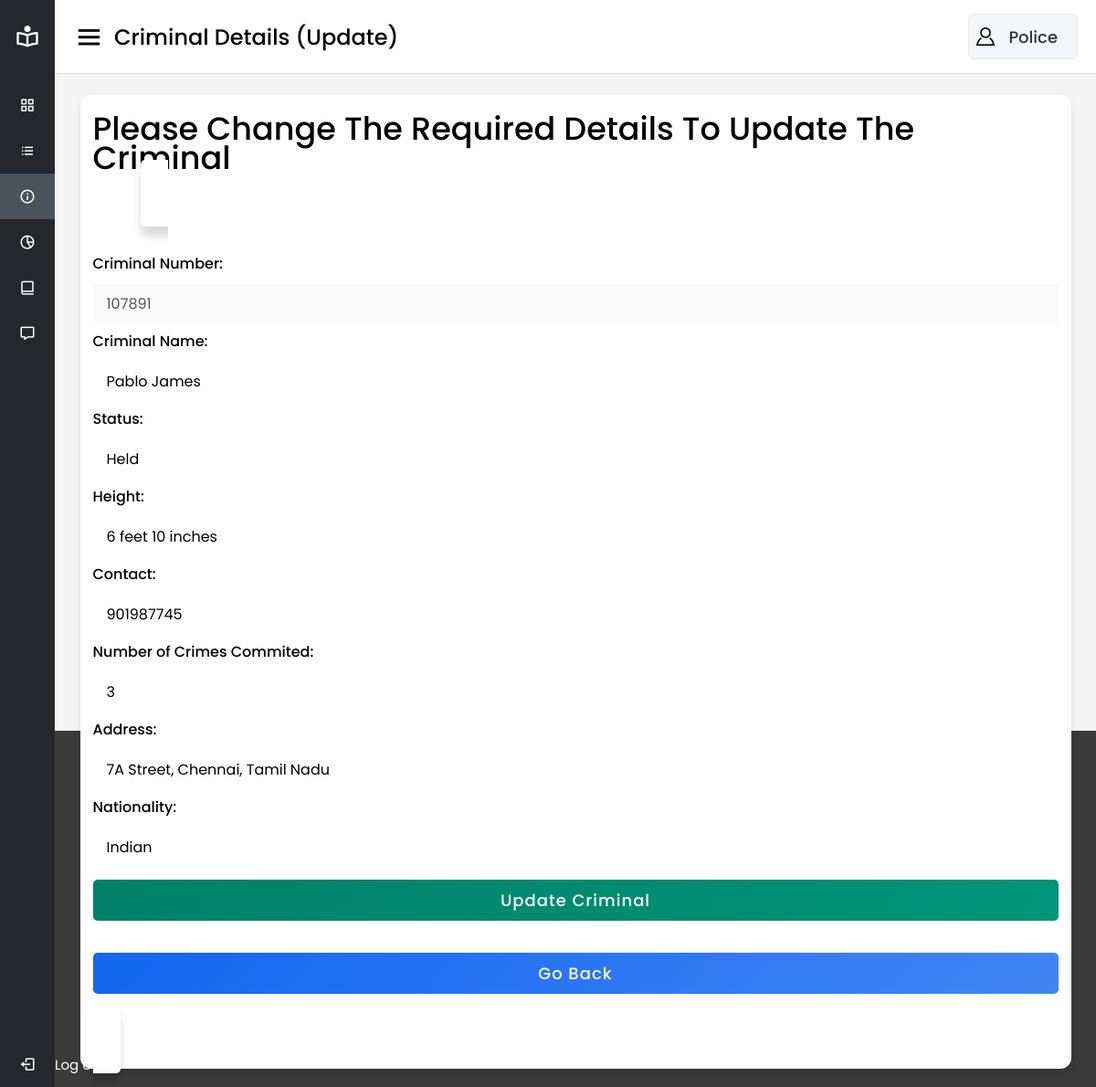
The page /Criminal-Record-Management-System-main/admin/police_criminalupdate.php?id=107891 on the database its author committed.
### tables this page shows
CREATE TABLE `criminal` (
  `Crino` int(6) NOT NULL,
  `Criname` varchar(30) NOT NULL,
  `status` varchar(20) NOT NULL,
  `height` varchar(20) NOT NULL,
  `contact` bigint(10) NOT NULL,
  `crimes_comm` int(5) NOT NULL,
  `address` varchar(100) NOT NULL,
  `nationality` varchar(25) NOT NULL,
  `image` varchar(2048) NOT NULL
);

### Criminal-Record-Management-System-main/admin/police_criminalupdate.php (the view, shortened to what this page needs)
<?php
require 'db_connect.php';
$crim_id = $_GET['id'] ?? null;
if (isset($_GET['id'])) {
    $crim_id = $_GET['id'];
    $sql = "SELECT * FROM `criminal` WHERE `Crino` = $crim_id";
    $result = $conn->query($sql);
    if ($result->num_rows > 0) {
        while ($cris = $result->fetch_assoc()) {
            $c_name = $cris['Criname'];
            $stats = $cris['status'];
            $hit = $cris['height'];
            $cntct = $cris['contact'];
            $crimes_c = $cris['crimes_comm'];
            $adrs = $cris['address'];
            $ntlt = $cris['nationality'];
        }
    }
}
?>
<!DOCTYPE html>
<html lang="en" dir="ltr">
<head>
    <link rel="stylesheet" href="style.css">
    <link href='https://unpkg.com/boxicons@2.0.7/css/boxicons.min.css' rel='stylesheet'>
    <link rel="stylesheet" href="css/form.css">
</head>
<body>
    <div class="sidebar">
        <div class="logo-details">
            <i class='bx bx-book-reader'></i>
            <span class="logo_name">CRMS</span>
        </div>
        <ul class="nav-links">
            <li>
                <a href="../police/dashboard.html">
                    <i class='bx bx-grid-alt'></i>
                    <span class="links_name">Dashboard</span>
                </a>
            </li>
            <li>
                <a href="police_police.php">
                    <i class='bx bx-list-ul'></i>
                    <span class="links_name">Police Details</span>
                </a>
            </li>
            <li>
                <a href="police_criminal.php" class="active">
                    <i class='bx bx-info-circle'></i>
                    <span class="links_name">Criminal Details</span>
                </a>
            </li>
            <li>
                <a href="../police/crime.php">
                    <i class='bx bx-pie-chart-alt-2'></i>
                    <span class="links_name">Crime Details</span>
                </a>
            </li>
            <li>
                <a href="../police/fir.php">
                    <i class='bx bx-book-alt'></i>
                    <span class="links_name">FIR</span>
                </a>
            </li>
            <li>
                <a href="../police/queries.php">
                    <i class='bx bx-message'></i>
                    <span class="links_name">Queries</span>
                </a>
            </li>
            <li class="log_out">
                <a href="../police/login.php">
                    <i class='bx bx-log-out'></i>
                    <span class="links_name">Log out</span>
                </a>
            </li>
        </ul>
    </div>
    <section class="home-section">
        <nav>
            <div class="sidebar-button">
                <i class='bx bx-menu sidebarBtn'></i>
                <span class="dashboard">Criminal Details (Update)</span>
            </div>
            <div class="profile-details">
                <img src="images\profile.png" alt="user_image">
                <span class="admin_name">Police</span>
            </div>
        </nav>
        <div class="home-content">
            <div class="overview-boxes">
                <div class="box">
                    <div class="right-side">
                        <div class="number">Please Change The Required Details To Update The Criminal</div>
                        <div class="container">
                            <div class="content">
                                <form method="POST">
                                    <div class="user-details">
                                        <div class="input-box">
                                            <span class="details"><label for="Criminal Number">Criminal Number:</label></span>
                                            <input type="text" placeholder="Enter the Criminal Number" name="CriminalNo" id="Criminal Number" pattern="[0-9]{6}" value="<?php echo $crim_id ?>" required disabled>
                                        </div>
                                        <div class="input-box">
                                            <span class="details"><label for="Criminal Name">Criminal Name:</label></span>
                                            <input type="text" placeholder="Enter the Criminal Name" name="CriminalName" id="Criminal Name" value="<?php echo $c_name ?>" required>
                                        </div>
                                        <div class="input-box">
                                            <span class="details"><label for="Status">Status:</label></span>
                                            <input type="text" placeholder="Enter the Status of the Criminal" name="Status" id="Status" value="<?php echo $stats ?>" required>
                                        </div>
                                        <div class="input-box">
                                            <span class="details"><label for="Height">Height:</label></span>
                                            <input type="text" placeholder="Enter the Height of the Criminal" name="Height" id="Height" value="<?php echo $hit ?>" required>
                                        </div>
                                        <div class="input-box">
                                            <span class="details"><label for="Contact">Contact:</label></span>
                                            <input type="number" placeholder="Enter Contact Number of the Criminal/Criminal's Relative" name="Contact" id="Contact" pattern="[0-9]{10}" value="<?php echo $cntct ?>" required>
                                        </div>
                                        <div class="input-box">
                                            <span class="details"><label for="Ccommited">Number of Crimes Commited:</label></span>
                                            <input type="number" placeholder="Enter the Number of Crimes Commited by the Criminal" name="Ccommited" id="Ccommited" value="<?php echo $crimes_c ?>" required>
                                        </div>
                                        <div class="input-box">
                                            <span class="details"><label for="Adress">Address:</label></span>
                                            <input type="text" placeholder="Enter the Address of the Criminal" name="Adress" id="Adress" value="<?php echo $adrs ?>" required>
                                        </div>
                                        <div class="input-box">
                                            <span class="details"><label for="Nationality">Nationality:</label></span>
                                            <input type="text" placeholder="Enter the Nationality of the Criminal" name="Nationality" id="Nationality" value="<?php echo $ntlt ?>" required>
                                        </div>
                                    </div>
                                    <div class="add">
                                        <button name="update">Update Criminal</button>
                                    </div>
                                    <div class="goback">
                                        <a href="police_criminal.php"><input type="button" onclick="" value="Go Back"></a>
                                    </div>
                                </form>
                            </div>
                        </div>
                    </div>
                </div>
            </div>
        </div>
    </section>
</body>
</html>

### Criminal-Record-Management-System-main/style.css (style rules this page uses)
* { margin: 0; padding: 0; box-sizing: border-box; font-family: 'Poppins', sans-serif; }
body { background-color: rgb(212, 232, 238); }
html, body { display: grid; height: 100vh; width: 100%; background: #3a3a3a; }
.box { width: 100%; display: flex; flex-direction: row; justify-content: space-evenly; }
.container { display: inline; background: #fff; max-width: 350px; width: 100%; padding: 25px 30px; border-radius: 5px; box-shadow: 0 10px 10px rgba(0, 0, 0, 0.15); margin: 0% 5%; }
.container form .input-box { width: 100%; height: 45px; margin-top: 25px; position: relative; }
.container form .input-box input { width: 100%; height: 100%; outline: none; font-size: 16px; border: none; }

### rows shown on the page
criminal: CriminalName "Pablo James", Status "Held", Height "6 feet 10 inches", Contact "901987745", Ccommited "3", Adress "7A Street, Chennai, Tamil Nadu", Nationality "Indian"
